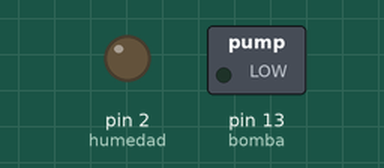
A sketch run on a simulated Arduino Uno, built with avr-gcc and run on an emulated ATmega328P. Shown: switched loads named in the sketch (green lamp = pin HIGH), output pins drawn as LEDs (lit = HIGH). What the sketch prints to the serial monitor is not drawn.

Above: at 0.5 s.
At 3.0 s:
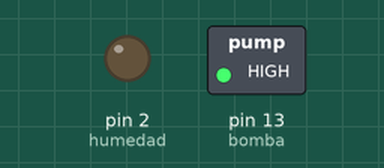
Timing chart, 0 to 7.2 s (numbered marks = the images above):
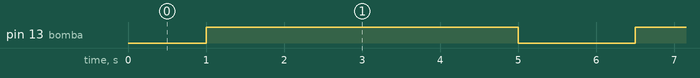

The sketch:

codigo2.ino
```cpp
const int humedad = 2;
const int bomba = 13;

void setup()
{
  Serial.begin(9600);
  pinMode (humedad, OUTPUT);
  pinMode (bomba, OUTPUT);
}

void loop() {
int SensorHumedad = digitalRead (humedad);
 if (SensorHumedad==1)
    {
      Serial.println("Humedad correcta, no hace falta regar");
     }
     if (SensorHumedad==0)
     {
      Serial.println("Humedad baja. Regar la planta");
      delay (1000);
      digitalWrite (bomba, HIGH);
      delay (4000);
      digitalWrite (bomba,LOW);
      delay (500);
     }
 }
```

Measured:
- by itself, pin 13 (bomba): alternates HIGH for 4.0 s and LOW for 1.5 s
